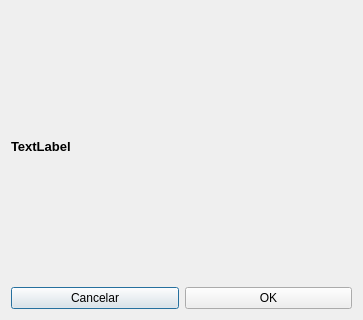
<?xml version="1.0" encoding="UTF-8"?>
<ui version="4.0">
 <class>Dialog_3</class>
 <widget class="QDialog" name="Dialog_3">
  <property name="geometry">
   <rect>
    <x>0</x>
    <y>0</y>
    <width>363</width>
    <height>320</height>
   </rect>
  </property>
  <property name="windowTitle">
   <string>Dialog</string>
  </property>
  <property name="windowIcon">
   <iconset resource="logo.qrc">
    <normaloff>:/icon/ufpel.png</normaloff>:/icon/ufpel.png</iconset>
  </property>
  <layout class="QGridLayout" name="gridLayout">
   <item row="0" column="0" colspan="2">
    <widget class="QLabel" name="label">
     <property name="font">
      <font>
       <pointsize>10</pointsize>
       <weight>75</weight>
       <bold>true</bold>
      </font>
     </property>
     <property name="text">
      <string>TextLabel</string>
     </property>
    </widget>
   </item>
   <item row="1" column="0">
    <widget class="QPushButton" name="pushButton_2">
     <property name="text">
      <string>Cancelar</string>
     </property>
    </widget>
   </item>
   <item row="1" column="1">
    <widget class="QPushButton" name="pushButton">
     <property name="text">
      <string>OK</string>
     </property>
    </widget>
   </item>
  </layout>
 </widget>
 <resources>
  <include location="logo.qrc"/>
 </resources>
 <connections/>
</ui>
